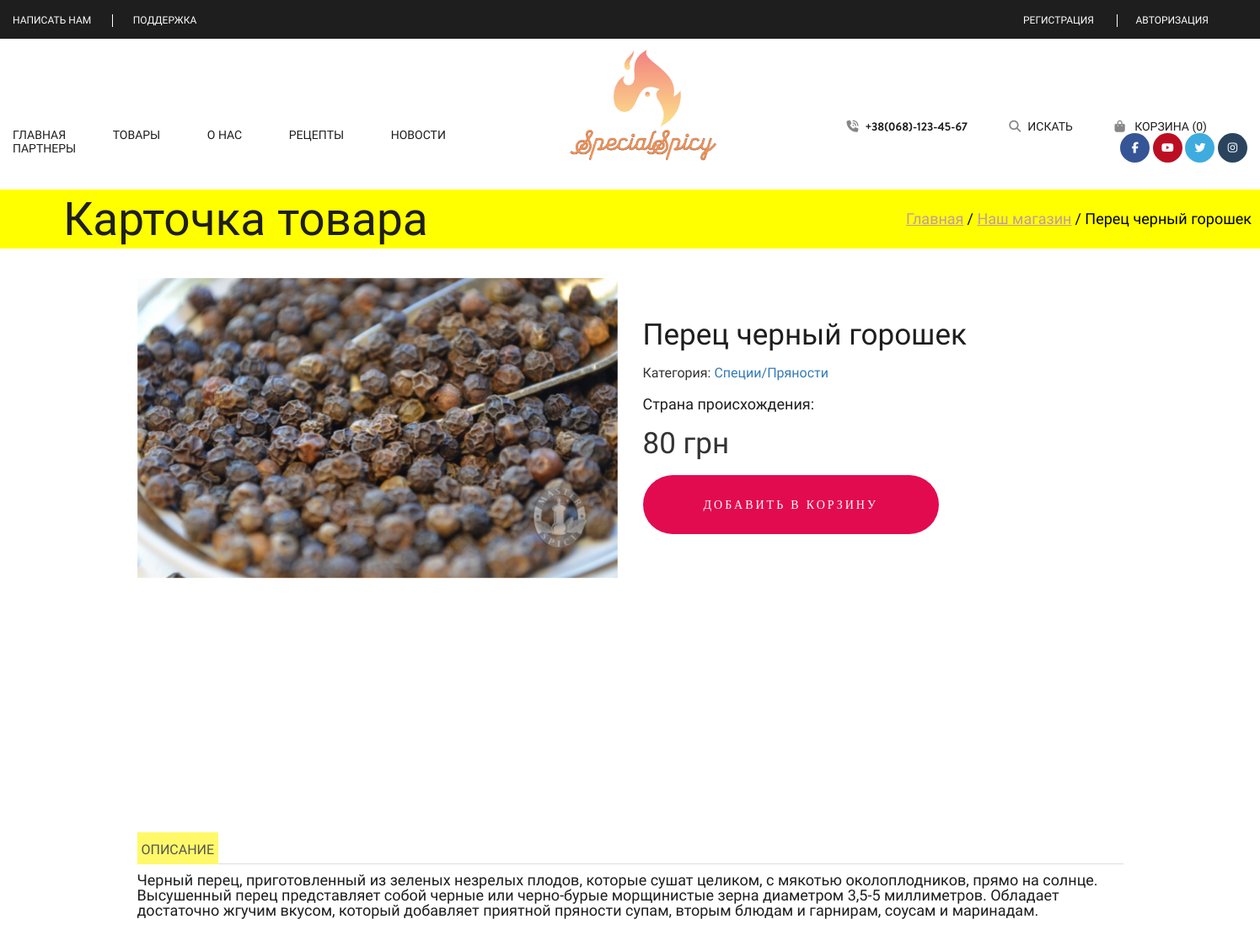
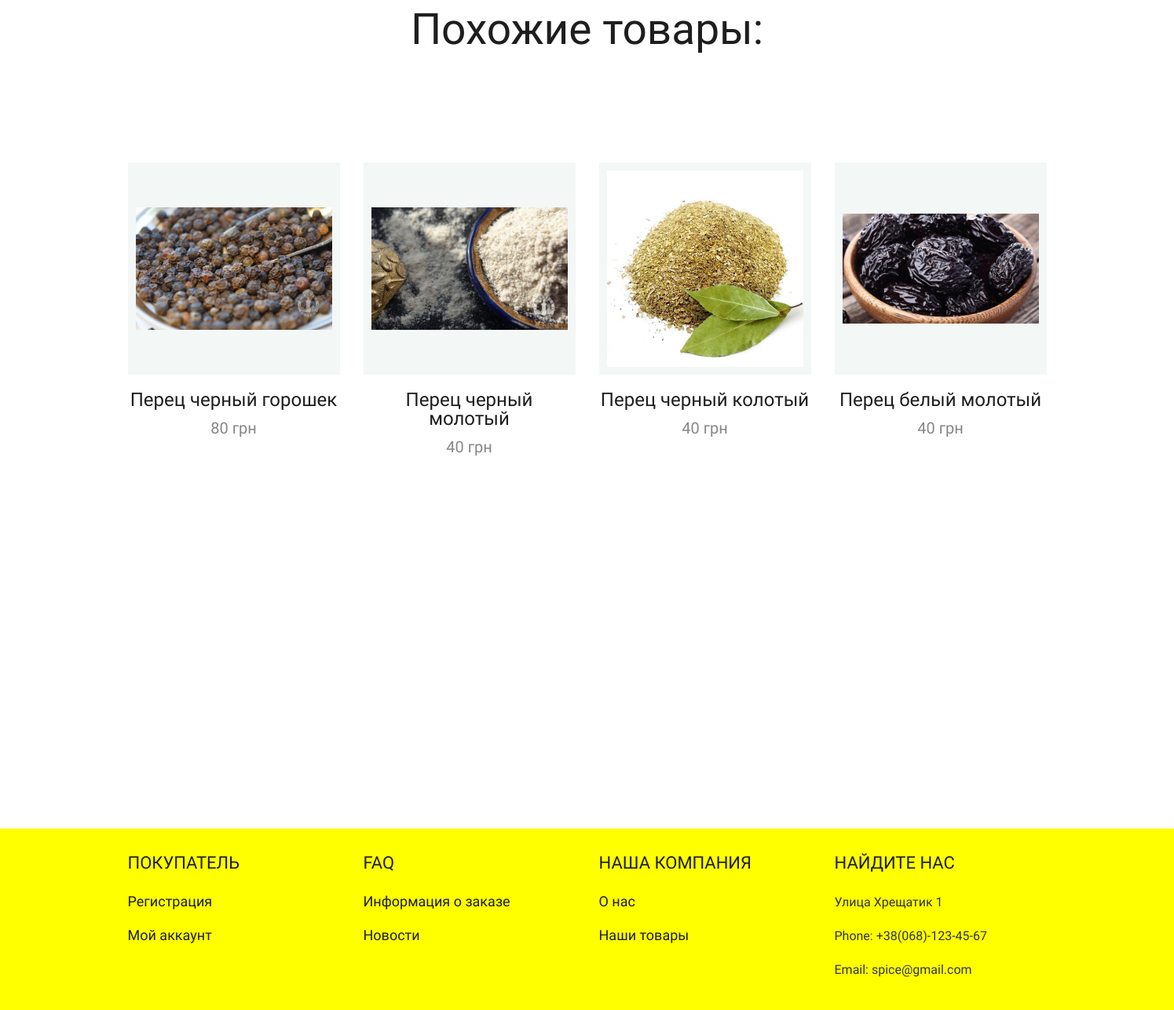
Page /single-product.php?prod_id=115&cat_id=1 on the committed database (2 pictures, top to bottom).
### tables this page shows
CREATE TABLE `products` (
  `id` int(11) NOT NULL,
  `title` varchar(255) NOT NULL,
  `description` text NOT NULL,
  `content` text NOT NULL,
  `mass` varchar(255) NOT NULL,
  `category_id` int(11) NOT NULL,
  `image` varchar(255) NOT NULL,
  `costs` varchar(100) NOT NULL
);

CREATE TABLE `categories` (
  `id` int(11) NOT NULL,
  `title` varchar(255) NOT NULL
);

### single-product.php (the view, shortened to what this page needs)
<?php
	include $_SERVER['DOCUMENT_ROOT'] .'/parts/header.php';
	include $_SERVER['DOCUMENT_ROOT'] .'/modules/pagination.php';
	$product = $conn->query( "SELECT * FROM products WHERE id=" . $_GET["prod_id"] );
	$row = mysqli_fetch_assoc($product);
?>
	<?php
		$sql = "SELECT * FROM products WHERE id =" . $_GET["prod_id"];
		$result_one_prod = $conn->query($sql);
		$mass_one_prod = mysqli_fetch_assoc($result_one_prod);
		$sql_cat = "SELECT * FROM `categories` WHERE `id` = ". $_GET["cat_id"];
		$result_cat = $conn->query($sql_cat);
		$row_cat = mysqli_fetch_assoc($result_cat);
	?>
	<div class="breadcrumb-top bg-yellow">
		<div class="cursive-philosopher container-stat">
			<h2>Карточка товара</h2>
			<ol class="cursive-philosopher breadcrumb">
				<li><a href="/">Главная</a></li>
				<li><a href="shop.php?page=1">Наш магазин</a></li>
				<li class="active"><?php echo $mass_one_prod["title"]; ?></li>
			</ol>
		</div>
	</div>
	<div class="container">
		<div class="row">
			<div class="col-md-6">
				<div class="single-product-slider">
					<div class="product-slider-shop owl-carousel owl-theme">
						<div class="item"><img src="<?php echo $mass_one_prod["image"]?>" alt="single-product"></div>
					</div>
				</div>
			</div>
			<div class="col-md-6">
				<div class="inside-single">
					<div class="description">
						<p class="cursive-philosopher price"><?php echo $mass_one_prod["title"]?></p>
					</div>
					<ul class="cursive-philosopher cat-tag-sha">
						<li>Категория:
							<a href="shop.php?page=1&cat_id=<?php echo $_GET["cat_id"]?>"><?php echo $row_cat["title"] ?></a>
						</li>
					</ul>
					<div class="description">
						<p class="cursive-philosopher"><?php echo $mass_one_prod["description"]?></p>
					</div>
					<div class="cursive-philosopher price"><?php echo $mass_one_prod["costs"]?> грн</div>
					<div class="add-to-cart">
						<button href="#" class="custom-btn pink" onclick="addToBasket(this)" data-id="<?php echo $row['id'] ?>" >Добавить в корзину</button>
					</div>
				</div>
			</div>
			<div class="col-md-12">
				<ul class="cursive-philosopher nav nav-tabs text-center">
					<li class="active"><a href="#description" data-toggle="tab" aria-expanded="true">Описание</a></li>
				</ul>
				<div class="tab-content">
					<div class="tab-pane fade in active" id="description">
						<p class="des-title cursive-philosopher"><?php echo $mass_one_prod["content"]?></p>
					</div>
					<h2 class="title-head text-center sim-prod-title cursive-philosopher title__head__single">Похожие товары:</h2>
					<div class="similar-products owl-carousel owl-theme">
					<?php
						$sql_result = $conn->query("SELECT * FROM products");
						while ($row = mysqli_fetch_assoc($sql_result)){
					?>
						<div class="item">
							<div class="product same-prod">
								<div class="images prod-card-same">
									<a href="single-product.php?prod_id=<?php echo $row["id"]; ?>&cat_id=<?php echo $row["category_id"]; ?>"><img src="<?php echo $row["image"]?>" alt="product2"></a>
								</div>
								<div class="info-product">
									<a href="single-product.html" class="title"><?php echo $row["title"]?></a>
									<span class="price"><?php echo $row["costs"]?> грн</span>
								</div>
							</div>
						</div>
					<?php
					}
					?>
					</div>
				</div>
			</div>
		</div>
	</div>
<?php
	include $_SERVER['DOCUMENT_ROOT'] .'/parts/footer.php';
?>

### parts/header.php (shortened to what this page needs)
<!DOCTYPE html>
<html lang="en">
<head>
	<link rel="stylesheet" type="text/css" href="assets/css/lib/bootstrap.min.css">
	<link rel="stylesheet" type="text/css" href="assets/css/lib/font-awesome.min.css">
	<link rel="stylesheet" type="text/css" href="assets/css/lib/owl.carousel.min.css">
	<link rel="stylesheet" type="text/css" href="assets/css/lib/lazyYT.min.css">
	<link rel="stylesheet" type="text/css" href="assets/css/lib/slick.css">
	<link rel="stylesheet" type="text/css" href="assets/css/style.css">
	<link rel="stylesheet" type="text/css" href="assets/css/responsive.css">
	<link rel="stylesheet" type="text/css" href="assets/css/main.css">
</head>
<body>
<div class="wrapper">
<header>
	<div class="top-bar bg-black">
		<div class="container-large">
			<div class="row">
				<div class="col-md-6 col-sm-6 col-xs-12 text-left">
					<ul>
						<li><a class="cursive-philosopher con-us-header" href="contact.php">Написать нам</a></li>
						<li><a class="cursive-philosopher" href="contact.php">Поддержка</a></li>
					</ul>
				</div>
				<div class="col-md-6 col-sm-6 col-xs-12 text-right">
					<ul>
						<?php
							if (isset($_COOKIE["login"])) {
								?>
								<li><a class ="exit_acc cursive-philosopher header-my-profile" href="profile.php">Мой профиль</a></li>
								<li><a id="exit_window" class="cursive-philosopher" href="exit.php">Выйти</a></li>
								<?php
							} else {
								?>
								<li><a id="register_window" class="cursive-philosopher reg-header" href="#">Регистрация</a></li>
						<li><a id="login_window" class="cursive-philosopher" href="#">Авторизация</a></li>
  						<?php
							}
						?>
					</ul>
				</div>
			</div>
		</div>
	</div>
	<div class="container-large header">
		<div class="row">
			<div class="col-md-5 col-sm-4 col-xs-4">
				<ul class="menu">
					<li><a class="cursive-philosopher" href="/">Главная</a></li>
					<li><a href="shop.php?page=1" class="cursive-philosopher">Товары</a></li>
					<li><a class="cursive-philosopher" href="about.php">О нас</a></li>
					<li><a class="cursive-philosopher" href="#">Рецепты</a></li>
					<li><a class="cursive-philosopher" href="#">Новости</a></li>
					<li><a class="cursive-philosopher" href="#">Партнеры</a></li>
				</ul>
			</div>
			<div class="logotype col-md-2 col-sm-3 col-xs-3 text-center">
				<div class="logo">
					<a href="/">
						<img src="assets/images/logo1.png" alt="logo">
					</a>
				</div>
			</div>
			<div class="col-md-5 col-sm-5 col-xs-5 text-right" >
				<ul class="info-header">
					<li><a href="about.php"><i class="fa fa-volume-control-phone"></i>+38(068)-123-45-67</a></li>
					<li class="cursive-philosopher" class="search-icon"><a href="#"><i class="fa fa-search"></i>Искать</a></li>
					<li class="cart">
<?php
$count = 0;
?>
						<a class="cursive-philosopher" href="cart.php" onmouseover="checkCart(this)">
							<i class="fa fa-shopping-bag"></i>
							Корзина (<span class="count_basket_header"><?php echo $count ?></span>)
						</a>
						</li>
					</ul>
					<ul class="social-icon">
						<li class="facebook"><a href="https://www.facebook.com/profile.php?id=100057148131915"><i class="fa fa-facebook"></i></a></li>
						<li class="youtube"><a href="https://www.youtube.com/channel/UCpNCu2c2adQ_4aOlxPki3ow/videos"><i class="fa fa-youtube-play"></i></a></li>
						<li class="twitter"><a href="https://twitter.com/SpecialSpicy"><i class="fa fa-twitter"></i></a></li>
						<li class="instagram"><a href="https://www.instagram.com/special_sp1cy/"><i class="fa fa-instagram"></i></a></li>
					</ul>
				</div>
			</div>
		</div>
	</header>

### parts/footer.php (shortened to what this page needs)
	<footer class="bg-yellow">
		<div class="container container-footer">
			<div class="row">
				<div class="col-md-12">
				</div>
				<div class="col-md-3 col-sm-6 col-xs-12">
					<div class="widget-page">
						<h4 class="widget-title">Покупатель</h4>
						<a href="#">Регистрация</a>
						<a href="#">Мой аккаунт</a>
					</div>
				</div>
				<div class="col-md-3 col-sm-6 col-xs-12">
					<div class="widget-page">
						<h4 class="widget-title">FAQ</h4>
						<a href="cart.php">Информация о заказе</a>
						<a href="#">Новости</a>
					</div>
				</div>
				<div class="col-md-3 col-sm-6 col-xs-12">
					<div class="widget-page">
						<h4 class="widget-title">Наша компания</h4>
						<a href="about.php">О нас</a>
						<a href="shop.php">Наши товары</a>
					</div>
				</div>
				<div class="col-md-3 col-sm-6 col-xs-12">
					<div class="widget-contact">
						<h4 class="widget-title">Найдите нас</h4>
						<address>Улица Хрещатик 1<br>Phone: +38(068)-123-45-67<br>Email: spice@gmail.com</address>
					</div>
				</div>
			</div>
		</div>
	</footer>
</div>
</body>
</html>

### assets/css/responsive.css (style rules this page uses)
@media only screen and (min-width: 1200px) { .container { width: 1200px; } }

### rows in the picture
products: title "Перец черный горошек", image (picture), description "Страна происхождения:", costs "80", content "Черный перец, приготовленный из зеленых незрелых плодов, которые сушат целиком, с мякотью околоплодников, прямо на солнце. Высушенный перец представляет собой черные или черно-бурые морщинистые зерна диаметром 3,5-5 миллиметров. Обладает достаточно жгучим вкусом, который добавляет приятной пряности супам, вторым блюдам и гарнирам, соусам и маринадам."
categories: title "Специи/Пряности"
products: image (picture), title "Перец черный молотый", costs "40"
products: image (picture), title "Перец черный колотый", costs "40"
products: image (picture), title "Перец белый молотый", costs "40"

### other values in the picture
$count "0"
